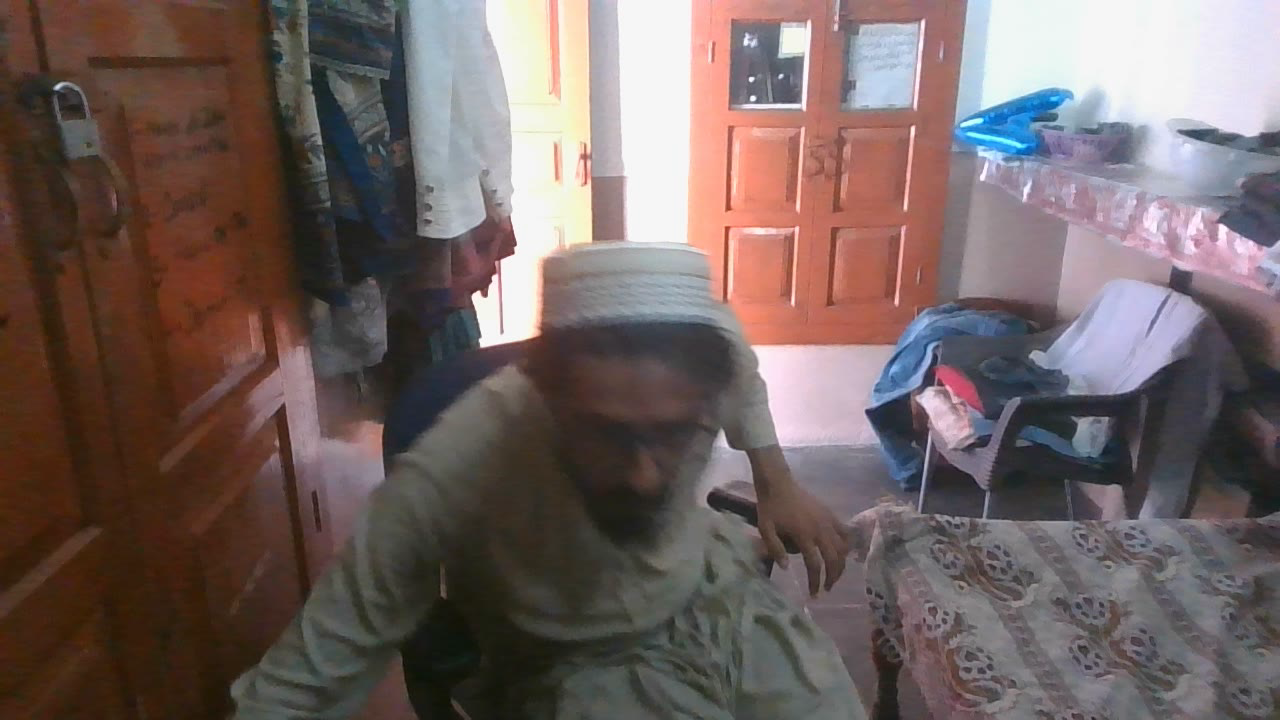
#> input picture frame 2 of resources/fhd.avi, 1280 x 720 px, given in place of video.mp4, which was not available
$ python covert_vid_gray.py
#> lines starting #> are read from the running program, lines starting #| are printed output that depends on the picture
import cv2 as cv

cap = cv.VideoCapture("resources/video.mp4")
if cap.isOpened() == False:
    print("Error opening video stream or file.")

# Writing Format, codec, video Writer Object and File Output
frame_width = int(cap.get(3))
frame_height = int(cap.get(4))
out = cv.VideoWriter("resources/Black&White.mp4", cv.VideoWriter_fourcc('X', '2', '6', '4'), 10, (frame_width, frame_height), isColor=False)

while True:
    ret, frame = cap.read()
#> frame is the input picture: shape (720, 1280, 3); mean B, G, R 96.9, 99, 113.8
    grayframe = cv.cvtColor(frame, cv.COLOR_BGR2GRAY)
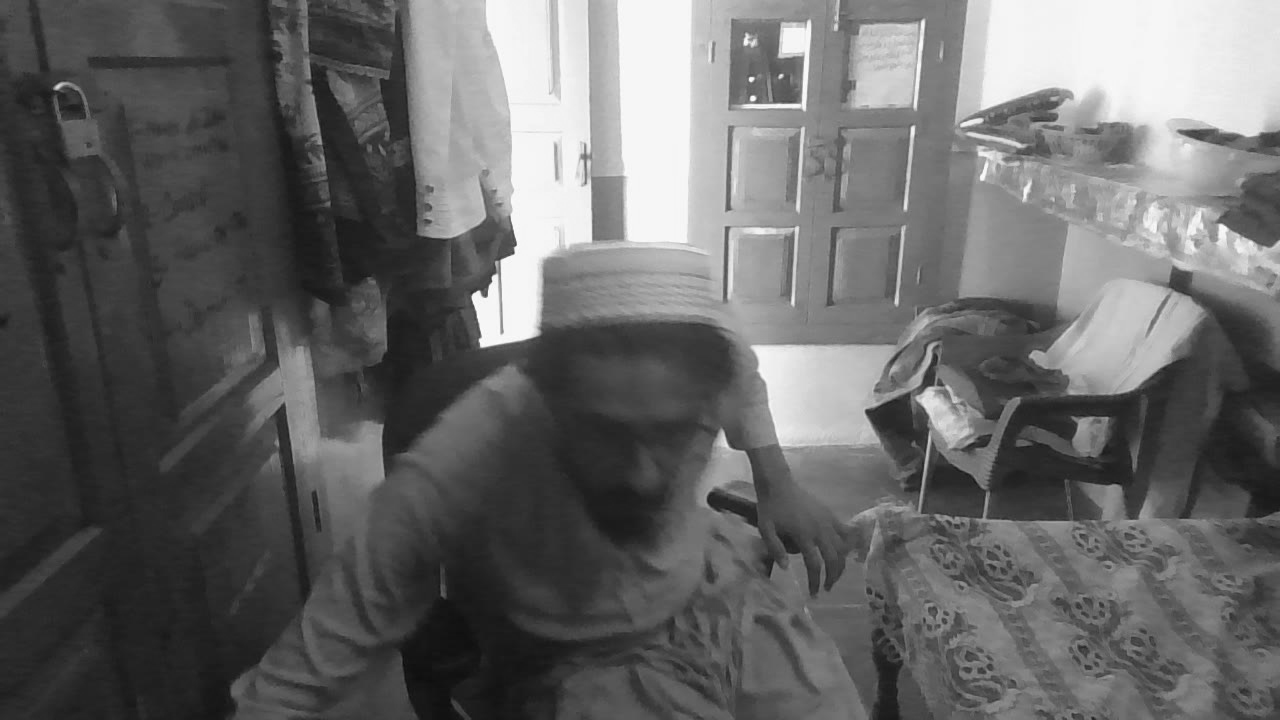
#> grayframe: shape (720, 1280); min 11, max 253, mean 103.1

    # To show in Player
    if ret:
        out.write(grayframe)
        cv.imshow("video", grayframe)
        if cv.waitKey(1) & 0xFF == ord('q'):  # Wait 1ms for a key press
#> (key q is pressed here)
            break
    else:
        break

cap.release()
out.release()
cv.destroyAllWindows()

$ run again, starting later in the video
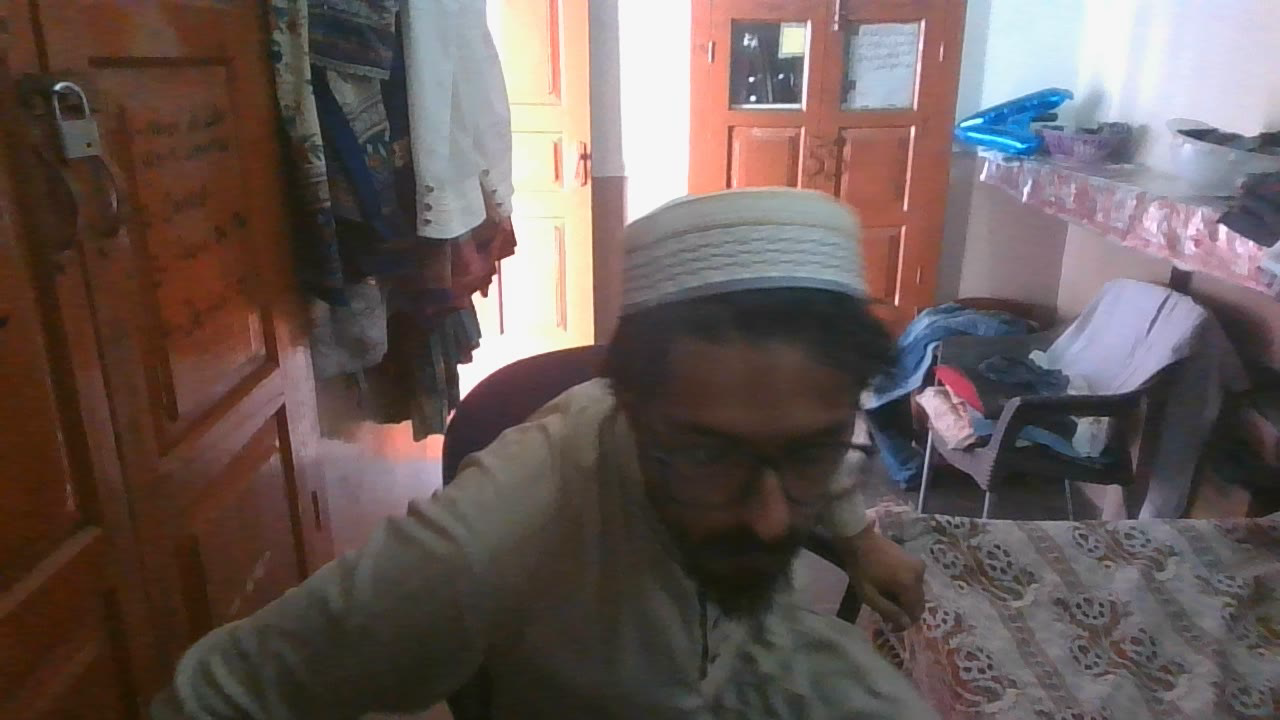
#> input picture frame 12 of resources/fhd.avi, 1280 x 720 px, given in place of video.mp4, which was not available
#> frame is the input picture: shape (720, 1280, 3); mean B, G, R 87.6, 90.8, 104.3
#> `grayframe = cv.cvtColor(frame, cv.COLOR_BGR2GRAY)`:
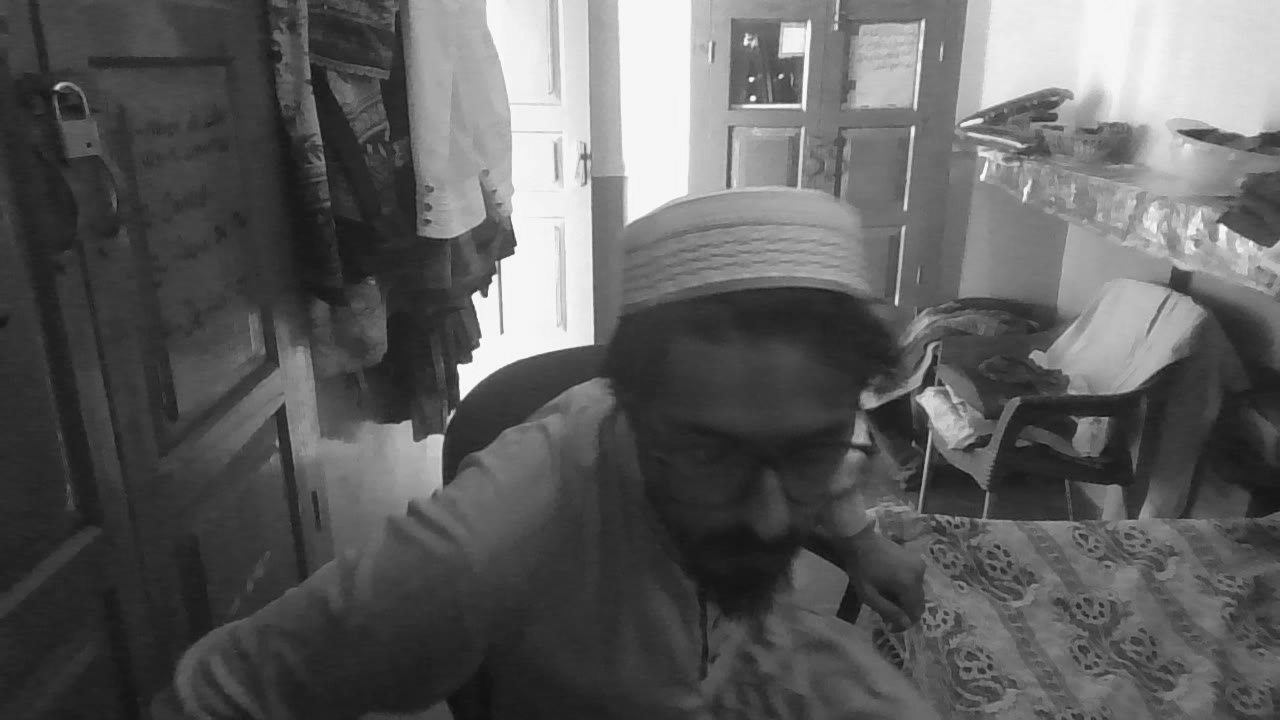
#> grayframe: shape (720, 1280); min 15, max 255, mean 94.4

$ run again, starting later in the video
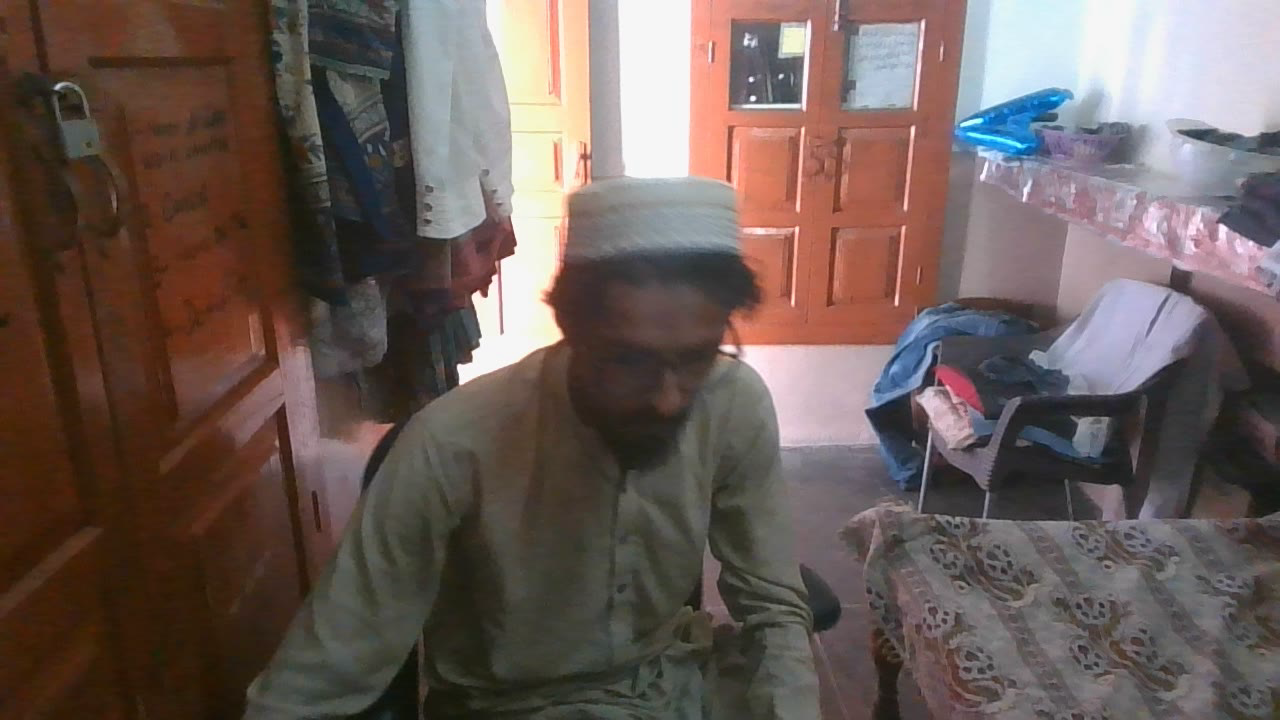
#> input picture frame 21 of resources/fhd.avi, 1280 x 720 px, given in place of video.mp4, which was not available
#> frame is the input picture: shape (720, 1280, 3); mean B, G, R 87.7, 92.4, 107
#> `grayframe = cv.cvtColor(frame, cv.COLOR_BGR2GRAY)`:
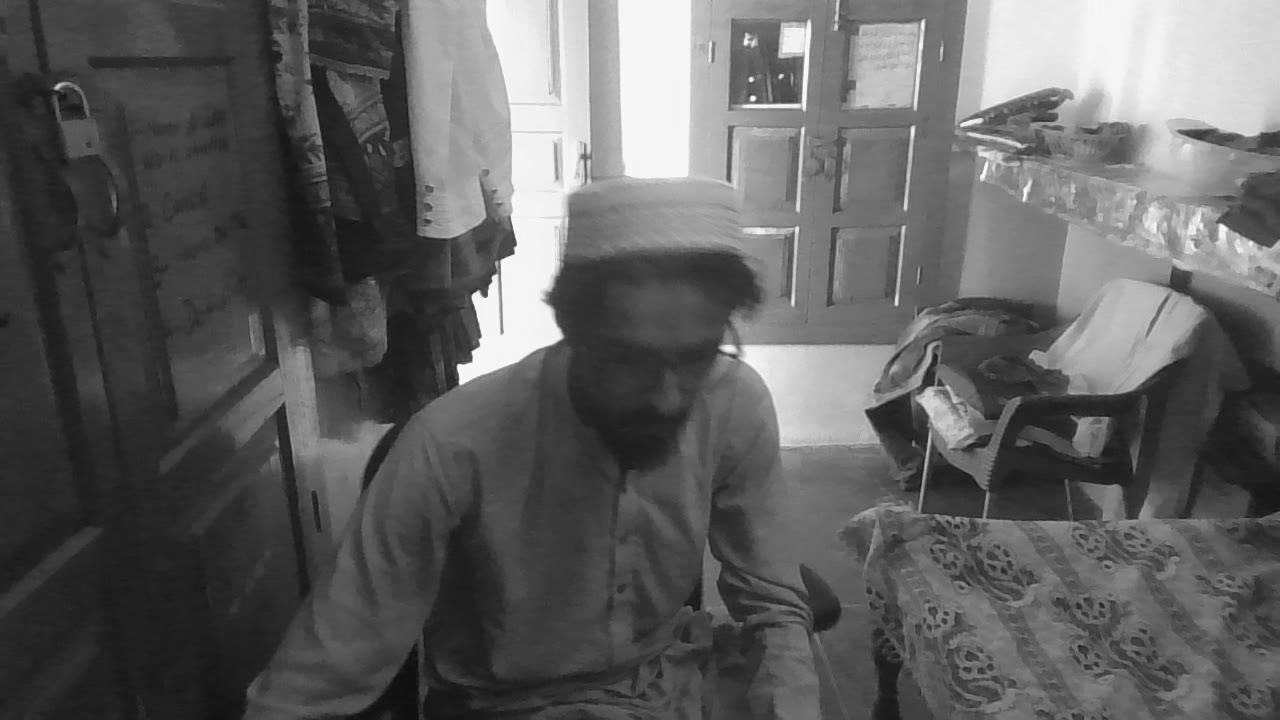
#> grayframe: shape (720, 1280); min 12, max 255, mean 96.2
